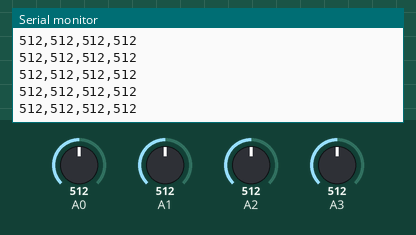
This sketch was run on a simulated Arduino Uno, built with avr-gcc and run on an emulated ATmega328P. Shown: the last lines printed to the serial monitor. Inputs (shaded band) come from the test bench; at power-on: A0 = 512, A1 = 512, A2 = 512, A3 = 512.

Above: at 1.2 s.
1.3 s: A0 set to 109
At 2.2 s:
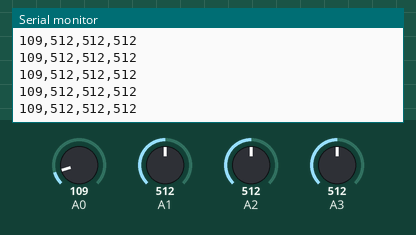
4.3 s: A0 set to 91
At 5.3 s:
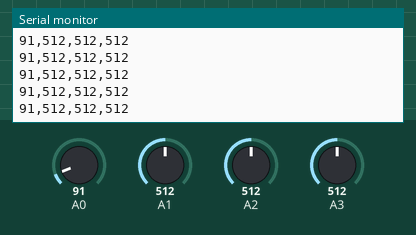
Timing chart, 0 to 7.3 s (numbered marks = the images above; inputs shaded):
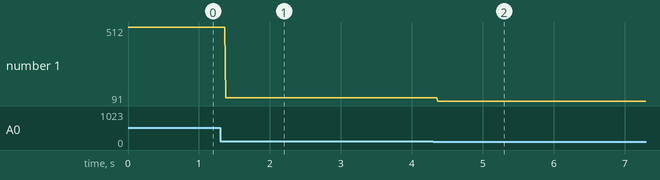

The sketch:

arduino.ino
```cpp
void setup() {
    Serial.begin(9600);

}

void loop() {
    int readPin0 = analogRead(A0);
    int readPin1 = analogRead(A1);
    int readPin2 = analogRead(A2);
    int readPin3 = analogRead(A3);

    Serial.print(readPin0);
    Serial.print(",");
    Serial.print(readPin1);
    Serial.print(",");
    Serial.print(readPin2);
    Serial.print(",");
    Serial.println(readPin3);

}
```

Measured:
- after the input at 1.3 s, the serial monitor: prints a new line after 0.08 s (image 1)
- after the input at 4.3 s, the serial monitor: prints a new line after 0.07 s (image 2)
- plotted number 1: 512 → 109 after the input at 1.3 s, 109 → 91 after the input at 4.3 s
